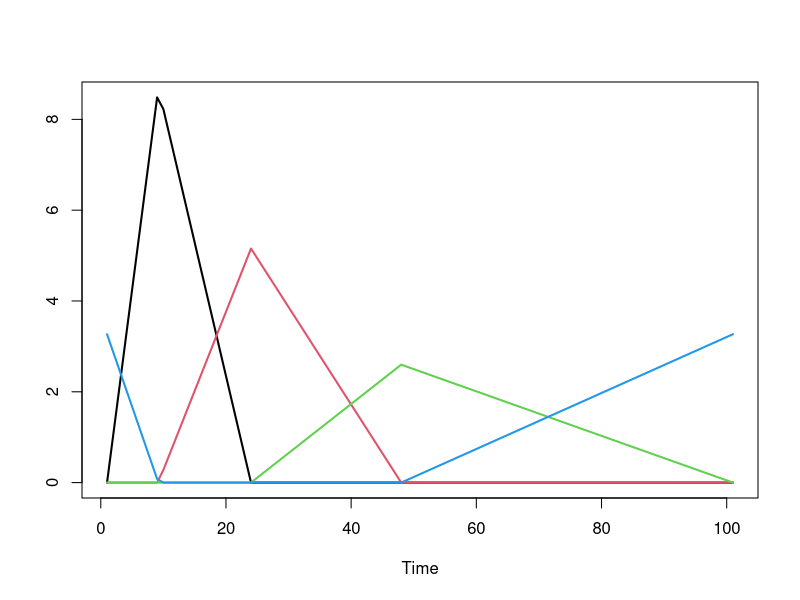
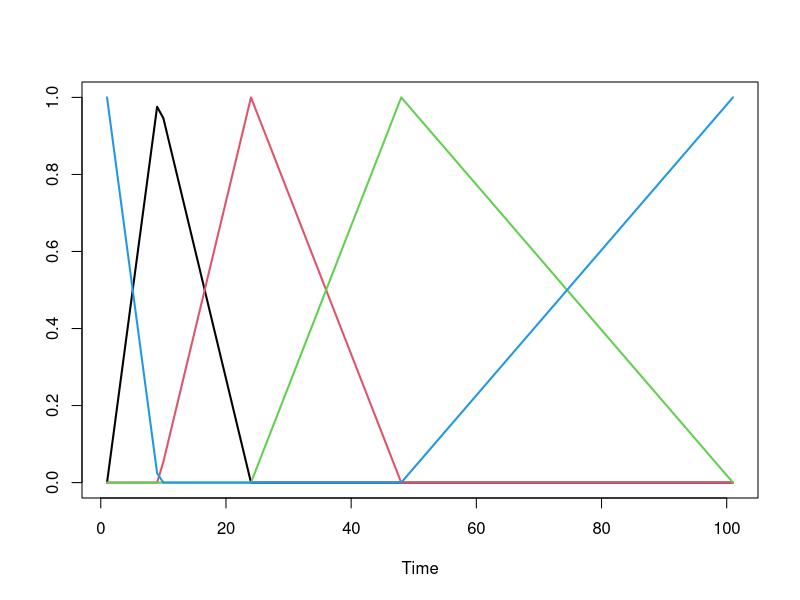

These charts were generated, in order, by the following R code:

# install.packages("splines2")

x <- 0:100 / 100
order <- 2
deg <- order - 1
knots <- c(0.00, 0.082, 0.23, 0.47, 1.00)

spline_p <- splines2::mSpline(x,
    knots = knots[c(-1, -5)],
    degree = deg,
    Boundary.knots = c(0, 1),
    periodic = TRUE,
    intercept = TRUE
)

ts.plot(
    as.matrix(spline_p),
    col = 1:ncol(spline_p), lwd = 2
)

knots_simple <- c(0, knots, 1 + knots[2])

w <- c()
for (i in 2:5) {
    w[i - 1] <- (knots_simple[deg + 1 + i] - knots_simple[i]) / (deg + 1)
}

spline_p_new <- spline_p
for (i in 1:ncol(spline_p)) spline_p_new[, i] <- spline_p[, i] * w[i]

ts.plot(
    as.matrix(spline_p_new),
    col = 1:ncol(spline_p_new), lwd = 2
)

rowSums(spline_p_new)
